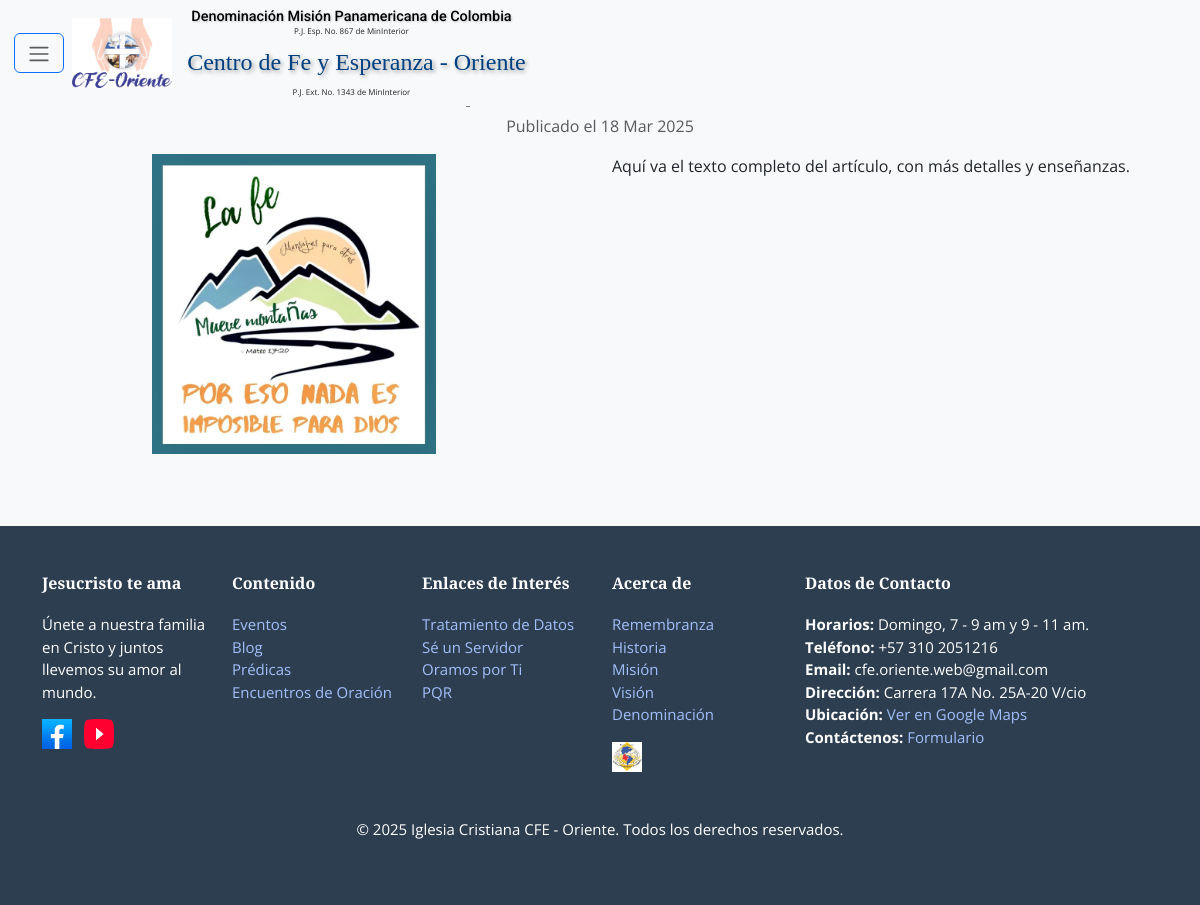
Screenshot of /blogs/1/ with the database file from the repository.
### core/models.py (models this page shows, shortened)
class Blog(models.Model):
    titulo = models.CharField(max_length=100)
    introduccion = models.TextField()  # Para la vista previa en Home
    contenido = models.TextField()     # Contenido completo
    fecha_publicacion = models.DateTimeField(auto_now_add=True)
    nombre_imagen = models.CharField(max_length=30, default='')
    objects = models.Manager()

### core/views.py (the view)
# urls.py: path('blogs/<int:blog_id>/', views.blog_detail, name='blog_detail'),
def blog_detail(request, blog_id):
    blog = Blog.objects.get(id=blog_id)
    return render(request, 'blog_detail.html', {'blog': blog})

### templates/blog_detail.html (shortened to what this page needs)
{% extends 'base.html' %}
{% load static %}
{% block content %}
<section class="my-5">
  <h1 class="text-center">{{ blog.titulo }}</h1>
  <p class="text-center text-muted">
    Publicado el {{ blog.fecha_publicacion|date:"d M Y" }}
  </p>
  <div class="row">
    <div class="col-md-12">
      {% if blog.nombre_imagen %}
      <div class="row">
        <div class="col-md-6">
          <img
            src="{% static 'images/blogs/'|add:blog.nombre_imagen %}"
            class="blog-detail-img rounded mb-4 img-fluid w-100"
            alt="{{ blog.titulo }}"
          />
        </div>
        <div class="col-md-6">
          <p>{{ blog.contenido }}</p>
        </div>
      </div>
      {% else %}
      <p>{{ blog.contenido }}</p>
      {% endif %}
    </div>
  </div>
</section>
{% endblock %}

### staticfiles/css/styles.css (style rules this page uses)
body { font-family: "Open Sans", sans-serif; background-color: #f8f9fa; padding-top: 10px; margin: 0; }
.blog-detail-img { max-height: 300px; width: 90%; object-fit: contain; }

### rows the page displays
Blog: fecha_publicacion "18 Mar 2025", nombre_imagen (picture), contenido "Aquí va el texto completo del artículo, con más detalles y enseñanzas."
